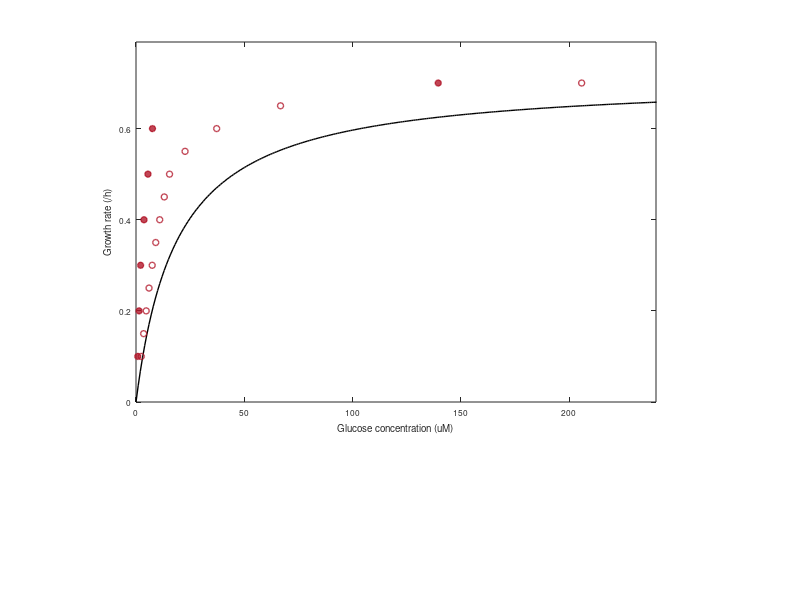

MATLAB code for this plot:
load('Sglc2_result_without_sf.mat');
load('Sglc2_result_with_sf.mat');
% glc_conc_without_sf = glc_conc_without_sf([1:2:7,8:1:length(glc_conc_without_sf)],:);
% glc_conc_with_sf = glc_conc_with_sf([1:2:7,8:1:length(glc_conc_with_sf)],:);
clr = [178,24,43]/255;

%Glucose concentration and growth rate
figure('Name','1');
hold on;
box on;

exp_mumax = 0.71;
exp_K = 0.019*1000;
x = 0:1:250;
y = exp_mumax*x./(exp_K+x);
plot(x,y,'k-','LineWidth',1);

y1 = glc_conc_without_sf(:,1);
x1 = glc_conc_without_sf(:,2);
scatter(x1,y1,20,'o','LineWidth',1,'MarkerEdgeColor',clr,'MarkerEdgeAlpha',0.8);
y2 = glc_conc_with_sf(:,1);
x2 = glc_conc_with_sf(:,2);
scatter(x2,y2,20,'o','filled','LineWidth',1,'MarkerEdgeColor',clr,'MarkerFaceColor',clr,'MarkerFaceAlpha',0.8,'MarkerEdgeAlpha',0.8);

set(gca,'FontSize',6,'FontName','Helvetica');
% legend({'Before','After'},'FontSize',7,'FontName','Helvetica','location','north');
xlabel('Glucose concentration (uM)','FontSize',7,'FontName','Helvetica');
ylabel('Growth rate (/h)','FontSize',7,'FontName','Helvetica');

xlim([0 240]);
ylim([0 0.79]);

set(gcf,'position',[200 0 160 80]);
set(gca,'position',[0.17 0.33 0.65 0.6]);
clear;